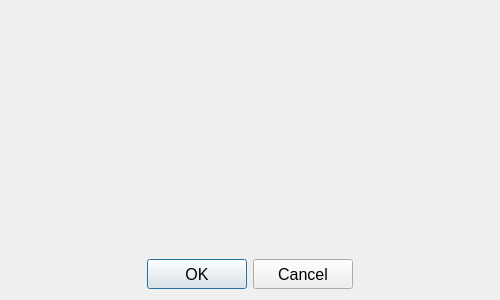
<?xml version="1.0" encoding="UTF-8"?>
<ui version="4.0">
 <class>EditDictionaryDialog</class>
 <widget class="QDialog" name="EditDictionaryDialog">
  <property name="geometry">
   <rect>
    <x>0</x>
    <y>0</y>
    <width>500</width>
    <height>300</height>
   </rect>
  </property>
  <property name="font">
   <font>
    <family>Tahoma</family>
    <pointsize>12</pointsize>
   </font>
  </property>
  <property name="windowTitle">
   <string>Edit Dictionary</string>
  </property>
  <layout class="QGridLayout" name="gridLayout">
   <item row="0" column="0">
    <widget class="DictionaryWidget" name="dictionaryWidget" native="true">
     <property name="readOnly" stdset="0">
      <bool>false</bool>
     </property>
    </widget>
   </item>
   <item row="1" column="0">
    <layout class="QGridLayout" name="gridLayoutButtonGroup">
     <item row="0" column="1">
      <widget class="QPushButton" name="btnOK">
       <property name="minimumSize">
        <size>
         <width>100</width>
         <height>30</height>
        </size>
       </property>
       <property name="text">
        <string>OK</string>
       </property>
       <property name="icon">
        <iconset resource="Resource.qrc">
         <normaloff>:/icons/ok.png</normaloff>:/icons/ok.png</iconset>
       </property>
      </widget>
     </item>
     <item row="0" column="0">
      <spacer name="horizontalSpacerLeft">
       <property name="orientation">
        <enum>Qt::Horizontal</enum>
       </property>
       <property name="sizeHint" stdset="0">
        <size>
         <width>40</width>
         <height>20</height>
        </size>
       </property>
      </spacer>
     </item>
     <item row="0" column="3">
      <spacer name="horizontalSpacerRight">
       <property name="orientation">
        <enum>Qt::Horizontal</enum>
       </property>
       <property name="sizeHint" stdset="0">
        <size>
         <width>40</width>
         <height>20</height>
        </size>
       </property>
      </spacer>
     </item>
     <item row="0" column="2">
      <widget class="QPushButton" name="btnCancel">
       <property name="minimumSize">
        <size>
         <width>100</width>
         <height>30</height>
        </size>
       </property>
       <property name="text">
        <string>Cancel</string>
       </property>
       <property name="icon">
        <iconset resource="Resource.qrc">
         <normaloff>:/icons/cancel.png</normaloff>:/icons/cancel.png</iconset>
       </property>
      </widget>
     </item>
    </layout>
   </item>
  </layout>
 </widget>
 <layoutdefault spacing="6" margin="11"/>
 <customwidgets>
  <customwidget>
   <class>DictionaryWidget</class>
   <extends>QWidget</extends>
   <header>Widget/DictionaryWidget.h</header>
   <container>1</container>
  </customwidget>
 </customwidgets>
 <resources>
  <include location="Resource.qrc"/>
 </resources>
 <connections/>
</ui>
